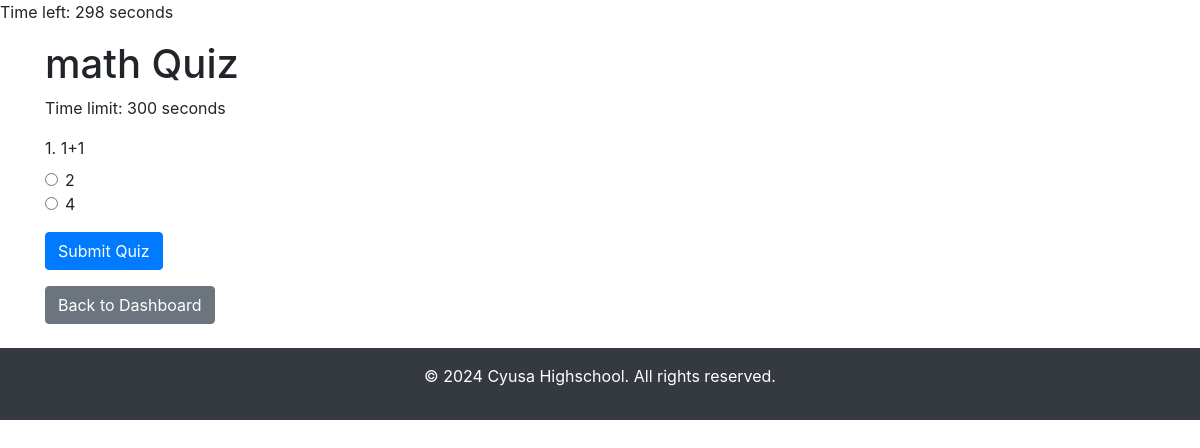
Before: /student/quiz/1 (signed in) with the older database file.
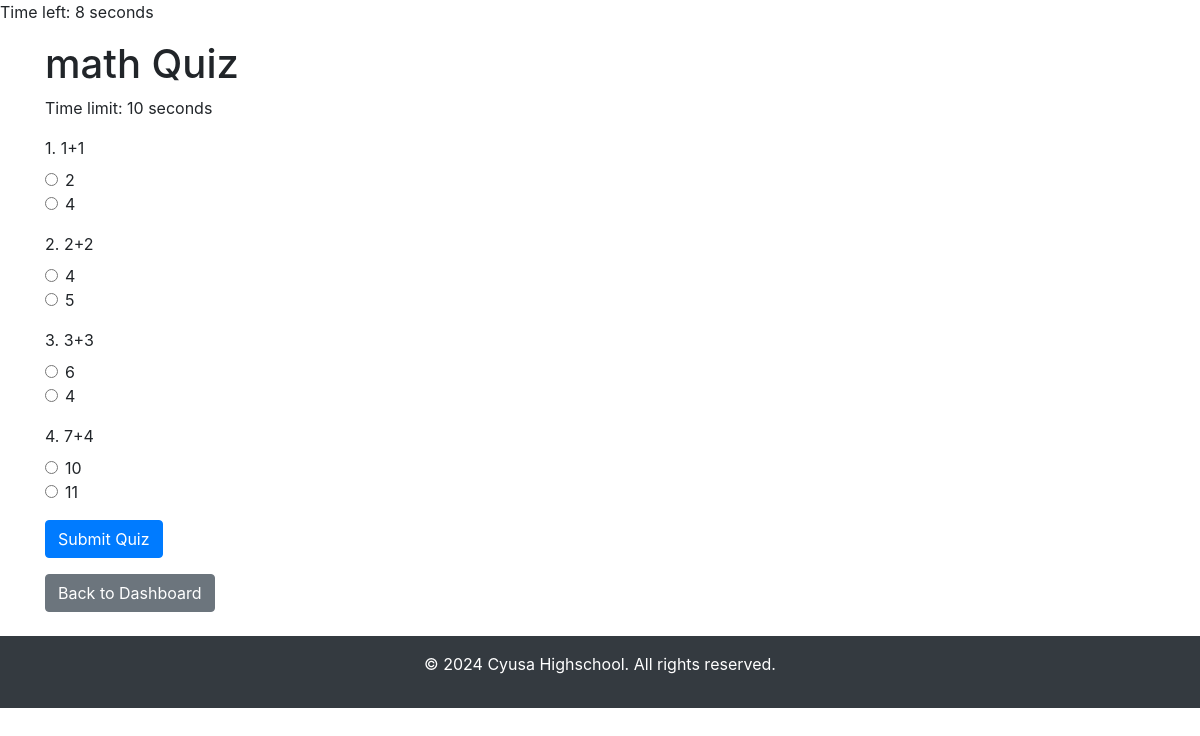
After: the same page with the newer database file.
### app.py (models this page shows)
class Quiz(db.Model):
    id = db.Column(db.Integer, primary_key=True)
    title = db.Column(db.String(100), nullable=False)
    time_limit = db.Column(db.Integer, default=300)  # In seconds (5 minutes by default)
    questions = db.relationship('Question', backref='quiz', lazy=True, cascade= "all, delete-orphan")
    module_id = db.Column(db.Integer, db.ForeignKey('module.id'), nullable=False)

class Question(db.Model):
    id = db.Column(db.Integer, primary_key=True)
    question_text = db.Column(db.String(255), nullable=False)
    choices = db.Column(db.String(255), nullable=False)  # Comma-separated choices
    correct_answer = db.Column(db.String(100), nullable=False)
    quiz_id = db.Column(db.Integer, db.ForeignKey('quiz.id'), nullable=False)

### app.py (the view, shortened to what this page needs)
@app.route('/student/quiz/<int:quiz_id>', methods=['GET', 'POST'])
@login_required
def start_quiz(quiz_id):
    if current_user.role != 'student':
        return redirect(url_for('teacher_dashboard'))
    quiz = Quiz.query.get(quiz_id)
    if not quiz.questions:
        flash("No questions available for this quiz.")
        return redirect(url_for('student_dashboard_view'))
    form = QuizForm()  # Create the form object
    return render_template('start_quiz.html', quiz=quiz, time_limit=quiz.time_limit, form=form, enumerate=enumerate)

### app.py
class QuizForm(FlaskForm):
    choices = []
    for i in range(10):  # Adjust the range based on the number of questions
        choices.append((str(i), 'Option ' + str(i)))
    question_0 = RadioField('Question 0', choices=choices)
    submit = SubmitField('Submit Quiz')

### app.py (called while the page is built)
@login_manager.user_loader
def load_user(user_id):
    return User.query.get(int(user_id))

### templates/start_quiz.html (shortened to what this page needs)
<!DOCTYPE html>
<html lang="en">
<head>
    <link rel="stylesheet" href="https://stackpath.bootstrapcdn.com/bootstrap/4.5.2/css/bootstrap.min.css">
</head>
<body>
    <div class="container">
        <h1>{{ quiz.title }}</h1>
        <p>Time limit: {{ time_limit }} seconds</p>
        <form id="quiz-form" action="{{ url_for('start_quiz', quiz_id=quiz.id) }}" method="POST">
            {% for index, question in enumerate(quiz.questions) %}
                <div class="form-group">
                    <label>{{ index + 1 }}. {{ question.question_text }}</label>
                    <div>
                        {% for choice in question.choices.split(',') %}
                            <div class="form-check">
                                <input class="form-check-input" type="radio" name="question-{{ index }}" value="{{ choice }}" required>
                                <label class="form-check-label">{{ choice }}</label>
                            </div>
                        {% endfor %}
                    </div>
                </div>
            {% endfor %}
            <button id="submit-btn" type="submit" class="btn btn-primary">Submit Quiz</button>
        </form>
        <a href="{{ url_for('student_dashboard_view') }}" class="btn btn-secondary mt-3">Back to Dashboard</a>
    </div>
    <footer class="bg-dark text-white text-center py-3 mt-4">
        <p>© 2024 Cyusa Highschool. All rights reserved.</p>
    </footer>
</body>
</html>

Changed rows visible on the page:
changed Quiz "math Quiz": time_limit "300" → (not shown)
added Question: index+1 "2", question_text "2+2", choice "4" "5"
added Question: index+1 "3", question_text "3+3", choice "6" "4"
added Question: index+1 "4", question_text "7+4", choice "10" "11"
Other visible differences:
text written by a page script: "Time left: 298 seconds" → "Time left: 8 seconds"
{{ time_limit }}: (not shown) → "10"
